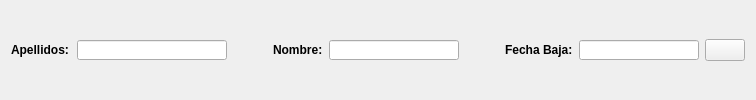
              <widget class="QWidget" name="widget_2" native="true">
               <property name="sizePolicy">
                <sizepolicy hsizetype="Expanding" vsizetype="Expanding">
                 <horstretch>0</horstretch>
                 <verstretch>0</verstretch>
                </sizepolicy>
               </property>
               <layout class="QHBoxLayout" name="horizontalLayout_2">
                <item>
                 <widget class="QLabel" name="lblApel">
                  <property name="minimumSize">
                   <size>
                    <width>60</width>
                    <height>20</height>
                   </size>
                  </property>
                  <property name="maximumSize">
                   <size>
                    <width>16777215</width>
                    <height>20</height>
                   </size>
                  </property>
                  <property name="font">
                   <font>
                    <family>Segoe UI</family>
                    <weight>75</weight>
                    <bold>true</bold>
                   </font>
                  </property>
                  <property name="text">
                   <string>Apellidos:</string>
                  </property>
                 </widget>
                </item>
                <item>
                 <widget class="QLineEdit" name="txtApel">
                  <property name="minimumSize">
                   <size>
                    <width>150</width>
                    <height>20</height>
                   </size>
                  </property>
                  <property name="maximumSize">
                   <size>
                    <width>150</width>
                    <height>20</height>
                   </size>
                  </property>
                 </widget>
                </item>
                <item>
                 <spacer name="horizontalSpacer_13">
                  <property name="orientation">
                   <enum>Qt::Horizontal</enum>
                  </property>
                  <property name="sizeType">
                   <enum>QSizePolicy::Minimum</enum>
                  </property>
                  <property name="sizeHint" stdset="0">
                   <size>
                    <width>40</width>
                    <height>20</height>
                   </size>
                  </property>
                 </spacer>
                </item>
                <item>
                 <widget class="QLabel" name="lblNombre">
                  <property name="minimumSize">
                   <size>
                    <width>50</width>
                    <height>0</height>
                   </size>
                  </property>
                  <property name="maximumSize">
                   <size>
                    <width>16777215</width>
                    <height>20</height>
                   </size>
                  </property>
                  <property name="font">
                   <font>
                    <family>Segoe UI</family>
                    <weight>75</weight>
                    <bold>true</bold>
                   </font>
                  </property>
                  <property name="styleSheet">
                   <string notr="true"/>
                  </property>
                  <property name="text">
                   <string>Nombre:</string>
                  </property>
                 </widget>
                </item>
                <item>
                 <widget class="QLineEdit" name="txtNombre">
                  <property name="minimumSize">
                   <size>
                    <width>130</width>
                    <height>20</height>
                   </size>
                  </property>
                  <property name="maximumSize">
                   <size>
                    <width>130</width>
                    <height>20</height>
                   </size>
                  </property>
                 </widget>
                </item>
                <item>
                 <spacer name="horizontalSpacer_7">
                  <property name="orientation">
                   <enum>Qt::Horizontal</enum>
                  </property>
                  <property name="sizeType">
                   <enum>QSizePolicy::Expanding</enum>
                  </property>
                  <property name="sizeHint" stdset="0">
                   <size>
                    <width>40</width>
                    <height>20</height>
                   </size>
                  </property>
                 </spacer>
                </item>
                <item>
                 <widget class="QLabel" name="lblFechaBaja">
                  <property name="sizePolicy">
                   <sizepolicy hsizetype="Preferred" vsizetype="Preferred">
                    <horstretch>0</horstretch>
                    <verstretch>0</verstretch>
                   </sizepolicy>
                  </property>
                  <property name="maximumSize">
                   <size>
                    <width>16777215</width>
                    <height>20</height>
                   </size>
                  </property>
                  <property name="font">
                   <font>
                    <family>Segoe UI</family>
                    <weight>75</weight>
                    <bold>true</bold>
                   </font>
                  </property>
                  <property name="text">
                   <string>Fecha Baja:</string>
                  </property>
                 </widget>
                </item>
                <item>
                 <widget class="QLineEdit" name="txtFechaBaja">
                  <property name="minimumSize">
                   <size>
                    <width>120</width>
                    <height>20</height>
                   </size>
                  </property>
                  <property name="maximumSize">
                   <size>
                    <width>120</width>
                    <height>20</height>
                   </size>
                  </property>
                 </widget>
                </item>
                <item>
                 <widget class="QPushButton" name="btnCalendarBaja">
                  <property name="text">
                   <string/>
                  </property>
                  <property name="icon">
                   <iconset>
                    <normaloff>../img/calendar.ico</normaloff>../img/calendar.ico</iconset>
                  </property>
                 </widget>
                </item>
               </layout>
              </widget>
